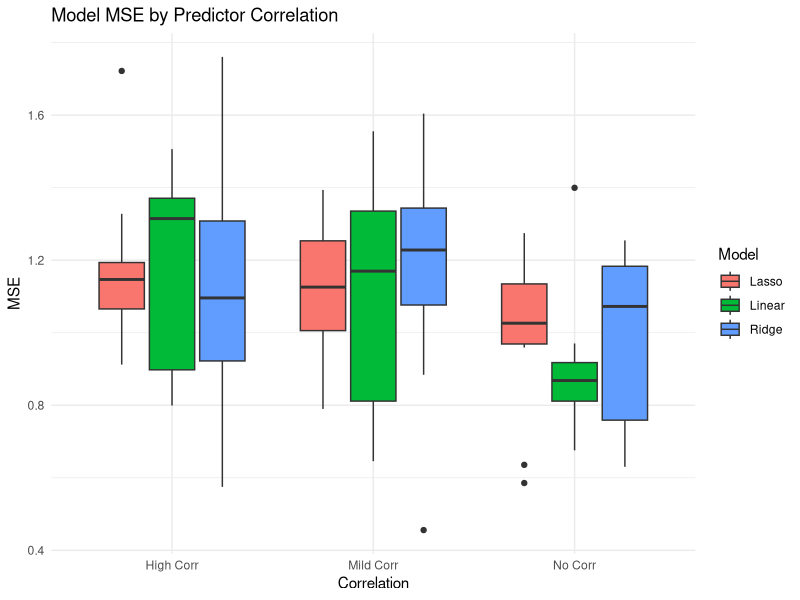
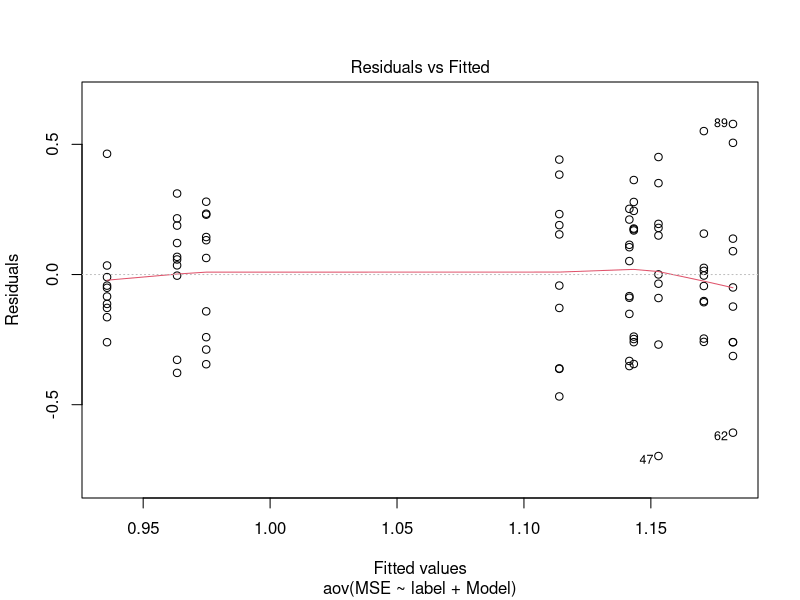
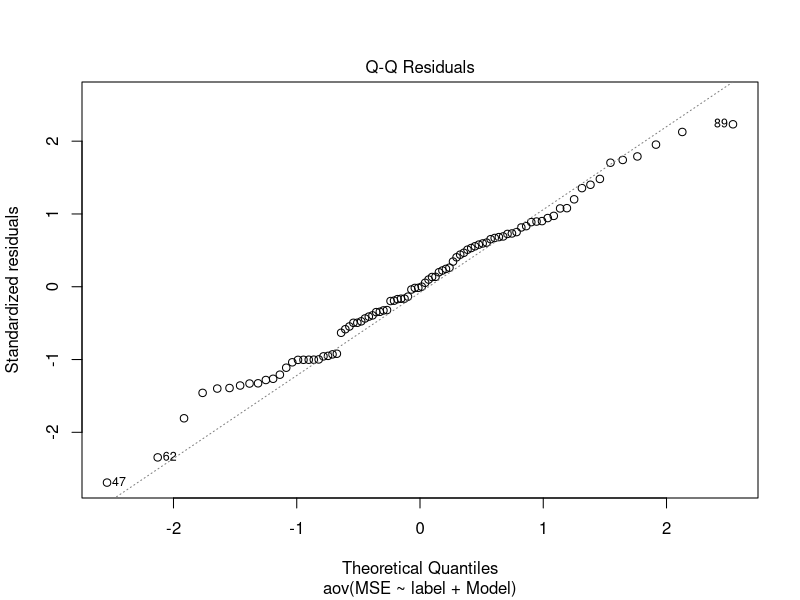
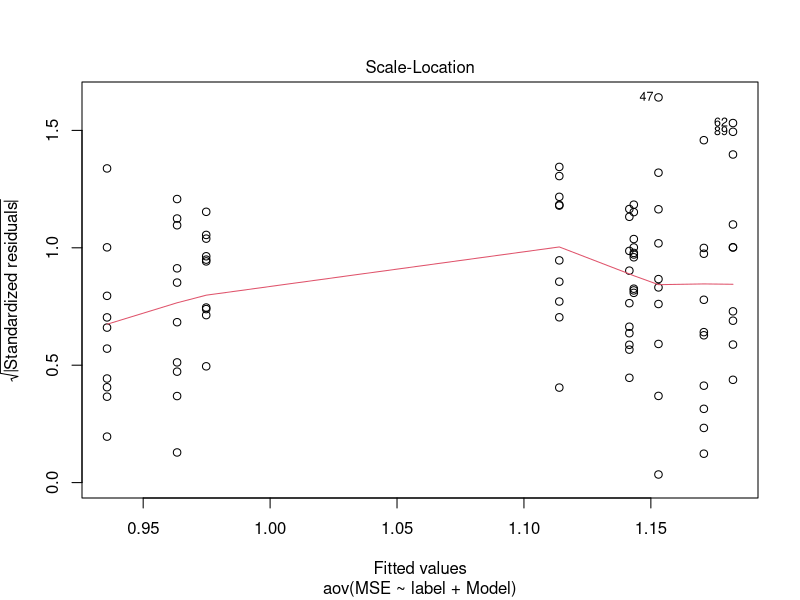
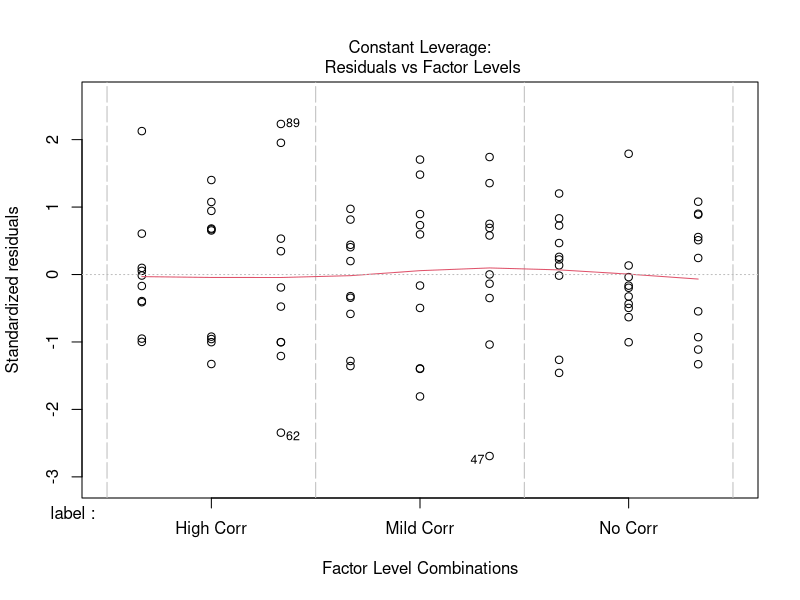
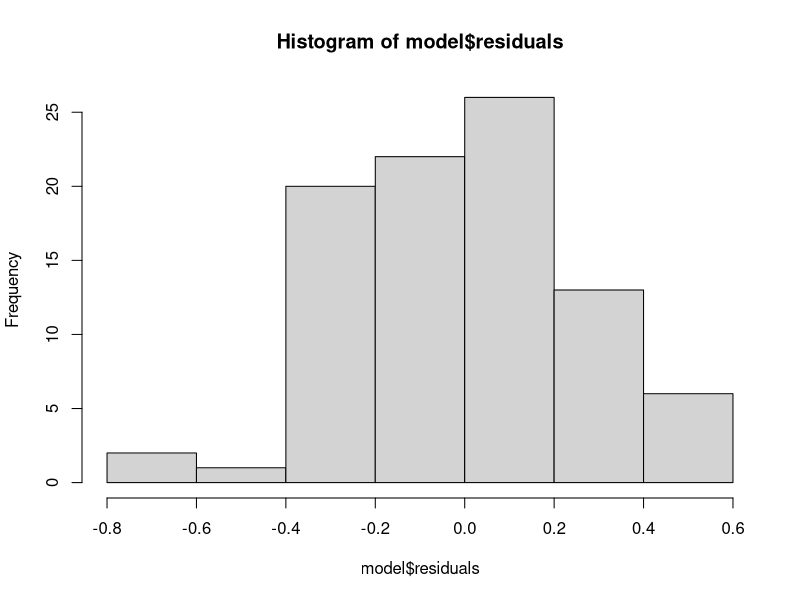
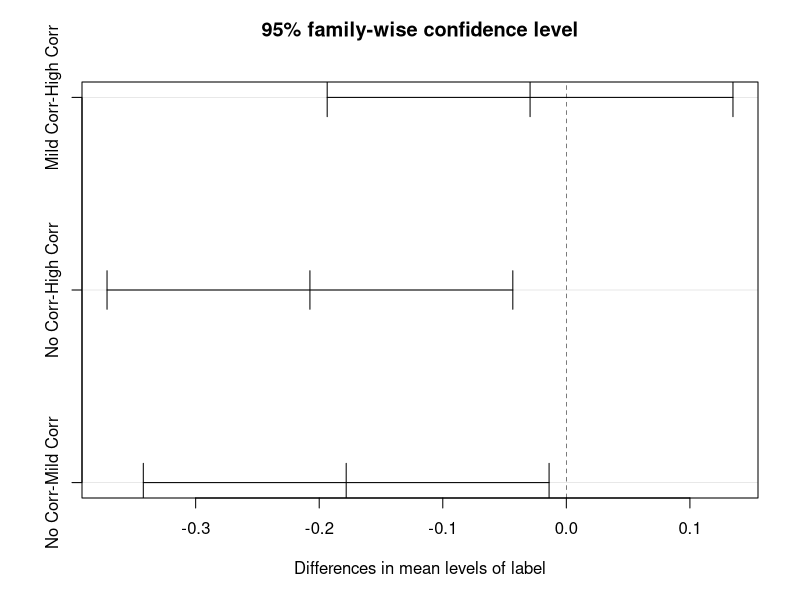
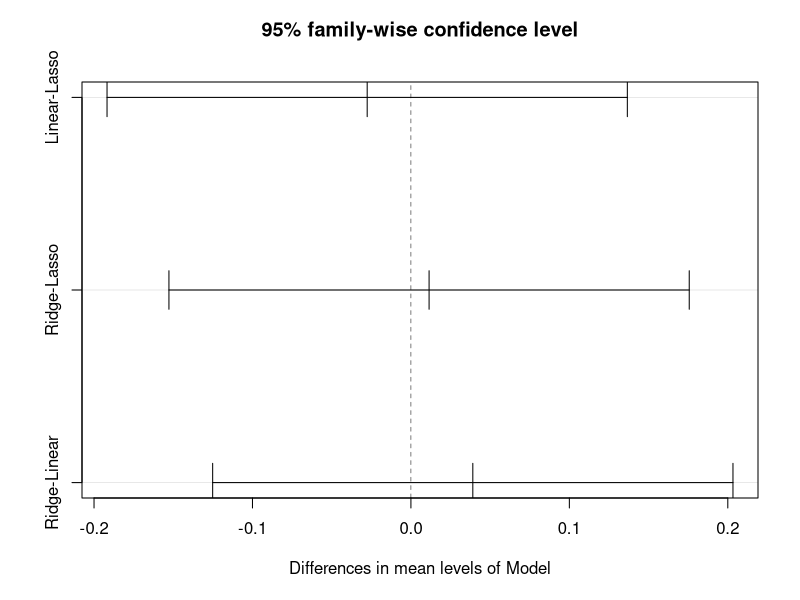

Recreate these plots in R, in order.
## ---- chunk 1
library(tidyverse)
library(glmnet)
library(broom)
set.seed(111)
## ---- chunk 2
generate_data <- function(n = 100, correlation = 0.0) {
  sigma <- matrix(c(1, correlation, correlation, 1), nrow = 2)
  predictors <- mvtnorm::rmvnorm(n, mean = c(0, 0), sigma = sigma, method = "eigen")
  x1 <- predictors[, 1]
  x2 <- predictors[, 2]
  noise <- rnorm(n)
  y <- 0 * x1 + 4 * x2 + noise
  tibble(x1 = x1, x2 = x2, y = y)
}
## ---- chunk 3
correlations <- tibble(
  label = c("No Corr", "Mild Corr", "High Corr"),
  rho = c(0.0, 0.5, 0.99)
)

models <- c("Linear", "Ridge", "Lasso")

simulate_one <- function(df, model_name) {
  split <- initial_split(df, prop = 0.7)
  train <- training(split)
  test <- testing(split)
  x_train <- as.matrix(select(train, x1, x2))
  x_test <- as.matrix(select(test, x1, x2))
  y_train <- train$y
  y_test <- test$y

  fit <- switch(model_name,
    "Linear" = lm(y ~ x1 + x2, data = train),
    "Ridge" = glmnet(x_train, y_train, alpha = 0, lambda = 0.1),
    "Lasso" = glmnet(x_train, y_train, alpha = 1, lambda = 0.1)
  )

  preds <- if (model_name == "Linear") {
    predict(fit, newdata = test)
  } else {
    predict(fit, newx = x_test, s = ifelse(model_name == "Ridge", 1, 0.1))
  }

  mse <- mean((y_test - preds)^2)
  tibble(Model = model_name, MSE = mse)
}

library(rsample)

# Run models on each dataset
results <- correlations %>%
  mutate(simulations = map(rho, ~ replicate(10, generate_data(correlation = .x), simplify = FALSE))) %>%
  unnest(simulations) %>%
  mutate(results = map(simulations, ~ map_dfr(models, function(model) simulate_one(., model)))) %>%
  unnest(results)
## ---- chunk 4
summary <- results %>%
  group_by(Model, label) %>%
  summarise(
    Mean_MSE = mean(MSE),
    SD_MSE = sd(MSE),
    .groups = 'drop'
  )

summary
## ---- chunk 5
ggplot(results, aes(x = label, y = MSE, fill = Model)) +
  geom_boxplot() +
  labs(title = "Model MSE by Predictor Correlation", x = "Correlation", y = "MSE") +
  theme_minimal()
## ---- chunk 6
#| fig-height: 7.5
#| fig-width: 15

alpha <- 0.05

# Fit the ANOVA model
model <- aov(MSE ~ label + Model, data = results)

plot(model)

hist(model$residuals)

# Perform Tukey's HSD for multiple comparisons with alpha 
tukey_results <- TukeyHSD(model, conf.level = 1 - alpha) 

# View the results
plot(tukey_results)
## ---- chunk 7

# Kruskal-Wallis for 'label'
kruskal.test(MSE ~ label, data = results)

# Kruskal-Wallis for 'Model'
kruskal.test(MSE ~ Model, data = results)

# OR install https://github.com/cran/ARTool

# Pairwise comparisons for 'label'
pairwise.wilcox.test(results$MSE, results$label, p.adjust.method = "holm")
